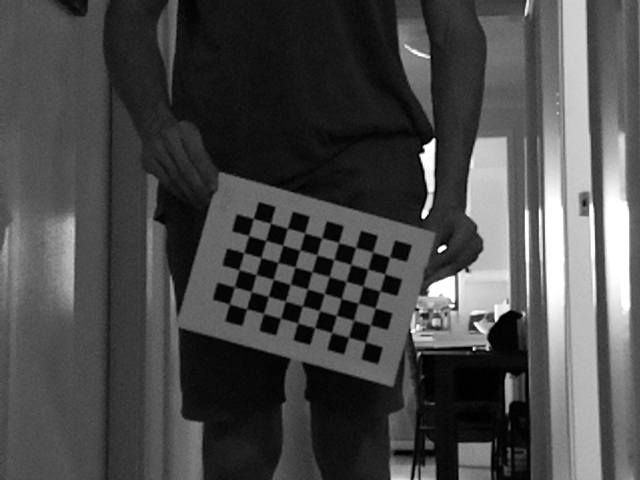
#> input picture raspi/calib_S/left0.png, 640 x 480 px, found by its file name; its folder holds 4 pictures in this run
$ python stereo_calibration_t.py
#> lines starting #> are read from the running program, lines starting #| are printed output that depends on the picture
### testing/camera_calibration_t.py
import cv2 as cv
from glob import glob
import numpy as np

import pickle
import os

import matplotlib.pyplot as plt

import consts_t as c

class CamCal(object):
    def __init__(self, rms, camera_matrix, dist_coefs, rvecs, tvecs):
        self.rms = rms
        self.camera_matrix = camera_matrix
        self.dist_coefs = dist_coefs
        self.rvecs = rvecs
        self.tvecs = tvecs

def save_params(filename, rms, camera_matrix, dist_coefs, rvecs, tvecs):
    with open(filename, 'wb') as f:
        np.savez(f, rms=rms, camera_matrix=camera_matrix, dist_coefs=dist_coefs, rvecs=rvecs, tvecs=tvecs)

def load_params(filename):
    with open(filename, 'rb') as f:
        myfile = np.load(f)
        cam_cal = CamCal(myfile['rms'],myfile['camera_matrix'],myfile['dist_coefs'],myfile['rvecs'],myfile['tvecs'])
        return cam_cal

# [47 lines left out: functions process_image, generate_pattern_points, find_chessboards, not called in this run]

# [67 lines that do not run on import are left out]

### testing/stereo_calibration_t.py
import cv2 as cv
from glob import glob
import numpy as np
import pickle
import os
import matplotlib.pyplot as plt
import consts_t as c
import camera_calibration_t as cal

class StereoCal(object):
	# [17 lines left out: function __init__, not called in this run]

	def save_params(self, filename):
	    with open(filename, 'wb') as f:
	        np.savez(f, rms = self.rms, cameraMatrix1 = self.cameraMatrix1, distCoeffs1 = self.distCoeffs1, cameraMatrix2 = self.cameraMatrix2, distCoeffs2 = self.distCoeffs2, R = self.R, T = self.T, E = self.E, F = self.F, R1 = self.R1, R2 = self.R2, P1 = self.P1, P2 = self.P2, Q = self.Q, validPixROI1 = self.validPixROI1, validPixROI2 = self.validPixROI2)

	# [28 lines left out: function load_params, not called in this run]

def process_image(img_data, pattern_points):
    n_frame, img = img_data

    # check to ensure that the image matches the width/height of the initial image
    # assert w == img.shape[1] and h == img.shape[0], ("size: %d x %d ..." % (img.shape[1], img.shape[0]))

    found, corners = cv.findChessboardCorners(img, c.pattern_size)
    if found:
        # term defines when to stop refinement of subpixel coords
        term = (cv.TERM_CRITERIA_EPS + cv.TERM_CRITERIA_COUNT, 30, 0.1)
        cv.cornerSubPix(img, corners, (5, 5), (-1, -1), term)

    if not found:
        print('chessboard not found')
        return None

    # print message if file contains chessboard
    # print('%s... OK' % n_frame)
    return (n_frame, corners.reshape(-1, 2), pattern_points)

def generate_pattern_points():
    # -- Setup point lists -- #
    pattern_points = np.zeros((np.prod(c.pattern_size), 3), np.float32)  # x,y,z for all points in image
    pattern_points[:, :2] = np.indices(c.pattern_size).T.reshape(-1, 2)  # p.u for all point positions
    pattern_points *= c.square_size  # scale by square size for point coords
    return pattern_points


def find_chessboards(img_data):
    # frames = []
    # obj_points = []
    # img_points = []

    pattern_points = generate_pattern_points()

    # find the chessboard points in all images
    chessboards = [process_image(img, pattern_points) for img in img_data]
    chessboards = [x for x in chessboards if x is not None]

    # [5 lines of commented-out code are left out]

    return chessboards

## -- Checks whether chessboards for a given frame are in both arrays -- ##
## - removes the board from the array if there is no matching chessboard
def validate_chessboards(left_chessboards, right_chessboards):
	if len(left_chessboards) > 0 and len(right_chessboards) > 0:
		for i, chessboard_L in enumerate(left_chessboards):
			if chessboard_L[0] == right_chessboards[i][0]:
				# chessboard was found in both cameras
				continue
			elif chessboard_L[0] > right_chessboards[i][0]:
				# the chessboard was found in the right cam but not the left
				print('missing left chessboard')
				del right_chessboards[i]
			elif chessboard_L[0] < right_chessboards[i][0]:
				# the chessboard was found in the left cam but not the right
				print('missing right chessboard')
				del left_chessboards[i]

def calibrate_stereo(left_chessboards, right_chessboards, left_cam, right_cam, size):
	## -- Separate chessboards into arrays -- ##
	object_points = []
	left_image_points = []
	right_image_points = []

	for (n_frame, image_points, obj_points) in left_chessboards:
		left_image_points.append(image_points)
		object_points.append(obj_points)

	for (n_frame, image_points, obj_points) in right_chessboards:
		right_image_points.append(image_points)

	## -- Perform stereo calibration -- ##
	term_crit = (cv.TERM_CRITERIA_MAX_ITER + cv.TERM_CRITERIA_EPS, 100, 1e-6)
	if len(left_chessboards)>8:
		RMS, cameraMatrix1, distCoeffs1, cameraMatrix2, distCoeffs2, R, T, E, F = cv.stereoCalibrate(
								object_points, left_image_points, right_image_points, left_cam.camera_matrix,
								left_cam.dist_coefs, right_cam.camera_matrix, right_cam.dist_coefs,
								size, criteria=term_crit ,flags=cv.CALIB_FIX_INTRINSIC)

	else:
		print('there is not enough chessboard views for calibration, please repeat')

	return RMS, cameraMatrix1, distCoeffs1, cameraMatrix2, distCoeffs2, R, T, E, F


def main():
	img_folder = 'calib_S'
	root = os.getcwd()
	img_list = os.listdir(root+'/'+img_folder)

	left_img_data = []
	right_img_data = []

	size = 0

	## -- Load all images in for testing -- ##

	for img_name in img_list:
		if c.LEFT_CLIENT in img_name:
			img = cv.imread(root+'/'+img_folder+'/'+img_name, cv.IMREAD_GRAYSCALE)
#> img is the input picture: shape (480, 640); min 0, max 255, mean 73.8
			frame_n = img_name[len(c.LEFT_CLIENT):-4]
			left_img_data.append((frame_n, img))
			(h,w) = img.shape[:2]
#> h = 480; w = 640
			size = (w,h)
#> size = (640, 480)

		elif c.RIGHT_CLIENT in img_name:
			img = cv.imread(root+'/'+img_folder+'/'+img_name, cv.IMREAD_GRAYSCALE)
			frame_n = img_name[len(c.RIGHT_CLIENT):-4]
			right_img_data.append((frame_n, img))

	## -- Find chessboards in images -- ##
	left_chessboards = find_chessboards(left_img_data)
#> in generate_pattern_points, `pattern_points = np.zeros((np.prod(c.pattern_size), 3), np.float32)`: pattern_points = 54 rows, first 8: [0, 0, 0], [0, 0, 0], [0, 0, 0], [0, 0, 0], [0, 0, 0], [0, 0, 0], [0, 0, 0], [0, 0, 0]
#> in generate_pattern_points, `pattern_points *= c.square_size`: pattern_points = 54 rows, first 8: [0, 0, 0], [0.0234, 0, 0], [0.0468, 0, 0], [0.0702, 0, 0], [0.0936, 0, 0], [0.117, 0, 0], [0.14, 0, 0], [0.164, 0, 0]
#> in process_image, `found, corners = cv.findChessboardCorners(img, c.pattern_size)`: found = True; corners = 54 rows, first 8: [365.7, 342.3], [348.3, 337.3], [331.6, 332.4], [314.7, 327.7], [297.7, 323], [280.7, 318.3], [263.6, 313.5], [246.6, 309]
#> in process_image (call 2), `found, corners = cv.findChessboardCorners(img, c.pattern_size)`: corners = 54 rows, first 8: [427.6, 265.5], [413, 274.8], [400, 283.5], [384.6, 293.6], [371.6, 301.2], [358.9, 310.9], [344.7, 319.6], [333.2, 328]
#> in process_image (call 3), `found, corners = cv.findChessboardCorners(img, c.pattern_size)`: corners = 54 rows, first 8: [414.1, 307.2], [396.3, 310.3], [378, 313], [359.6, 316], [341.4, 318.5], [323.7, 321.4], [305.9, 324.3], [288, 326.6]
#> in process_image (call 4), `n_frame, img = img_data`:
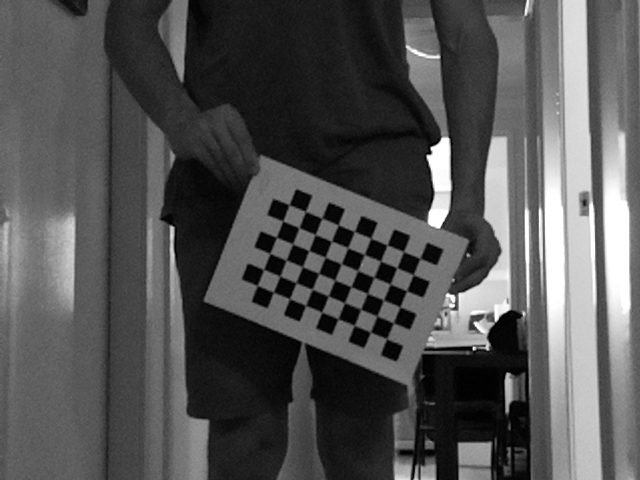
#> img: shape (480, 640); min 0, max 255, mean 82.8
#> in process_image (call 4), `n_frame, img = img_data`: n_frame = '540'
#> in process_image (call 4), `found, corners = cv.findChessboardCorners(img, c.pattern_size)`: corners = 54 rows, first 8: [386.4, 339], [370.2, 332.6], [354.3, 325.3], [337.9, 319.2], [321.9, 312.4], [305.4, 305.6], [289.5, 299.1], [273.6, 292.2]
	right_chessboards = find_chessboards(right_img_data)

	validate_chessboards(left_chessboards, right_chessboards)

	## -- Load camera data -- ##
	left_cam = cal.load_params("calib_L.npy")
#> (reads code_refactor/calib_L.npy from the repository)
	right_cam = cal.load_params("calib_R.npy")
#> (reads code_refactor/calib_R.npy from the repository)

	RMS, cameraMatrix1, distCoeffs1, cameraMatrix2, distCoeffs2, R, T, E, F = calibrate_stereo(
								left_chessboards, right_chessboards, left_cam, right_cam, size)

	## -- Obtain stereo rectification projection matrices -- ##
	R1, R2, P1, P2, Q, validPixROI1, validPixROI2 = cv.stereoRectify(cameraMatrix1, distCoeffs1,
								cameraMatrix2, distCoeffs2, size, R, T)

	# Lx,Ly = (253.0, 218.0)
	# Rx,Ry = (49.5, 202.8)

	# bottle of sunscreen [0,0.05,3]
	Lx,Ly = (378.5, 304.5)
	Rx,Ry = (259.6, 298.6)

	# Lx,Ly = (320+20, 240)
	# Rx,Ry = (320-20, 240)

	LPointsd = np.array([[Lx,Ly]], dtype=np.float32).reshape(-1,1,2)
	RPointsd = np.array([[Rx,Ry]], dtype=np.float32).reshape(-1,1,2)


	## -- Undistort points based on camera matrix and rectification projection -- ##
	LPointsu = cv.undistortPoints(LPointsd, cameraMatrix1, distCoeffs1, R=R1, P=P1)
	RPointsu = cv.undistortPoints(RPointsd, cameraMatrix2, distCoeffs2, R=R2, P=P2)

	## -- Triangulate points in 3D space -- ##
	points4d = cv.triangulatePoints(P1,P2,LPointsu,RPointsu)

	## -- Convert homogeneous coordinates to Euclidean space -- ##
	points3d = np.array([i/points4d[3] for i in points4d[:3]])
	print(points3d)


if __name__ == "__main__":
#> (the run stopped early here; a loop or call above may not have finished)
